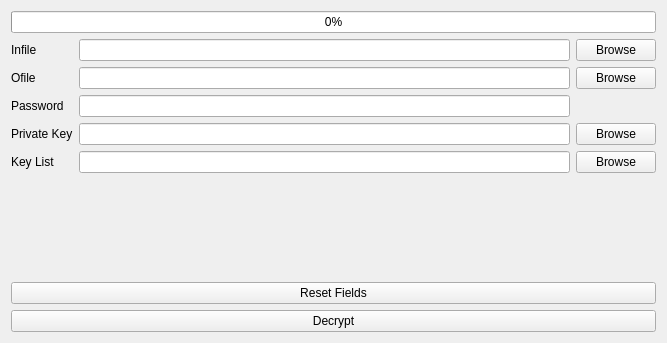
<?xml version="1.0" encoding="UTF-8"?>
<ui version="4.0">
 <class>decrypt</class>
 <widget class="QWidget" name="decrypt">
  <property name="geometry">
   <rect>
    <x>0</x>
    <y>0</y>
    <width>667</width>
    <height>343</height>
   </rect>
  </property>
  <property name="windowTitle">
   <string>Form</string>
  </property>
  <layout class="QGridLayout" name="gridLayout_2">
   <item row="4" column="0">
    <widget class="QPushButton" name="decrypt_file">
     <property name="text">
      <string>Decrypt</string>
     </property>
    </widget>
   </item>
   <item row="0" column="0">
    <widget class="QProgressBar" name="progressBar">
     <property name="value">
      <number>0</number>
     </property>
    </widget>
   </item>
   <item row="3" column="0">
    <widget class="QPushButton" name="reset">
     <property name="text">
      <string>Reset Fields</string>
     </property>
    </widget>
   </item>
   <item row="1" column="0">
    <layout class="QGridLayout" name="gridLayout">
     <item row="1" column="0">
      <widget class="QLabel" name="label_2">
       <property name="text">
        <string>Ofile</string>
       </property>
      </widget>
     </item>
     <item row="2" column="0">
      <widget class="QLabel" name="label_3">
       <property name="text">
        <string>Password</string>
       </property>
      </widget>
     </item>
     <item row="4" column="0">
      <widget class="QLabel" name="label_4">
       <property name="text">
        <string>Key List</string>
       </property>
      </widget>
     </item>
     <item row="0" column="1">
      <widget class="QLineEdit" name="ifile">
       <property name="dragEnabled">
        <bool>true</bool>
       </property>
       <property name="clearButtonEnabled">
        <bool>true</bool>
       </property>
      </widget>
     </item>
     <item row="3" column="1">
      <widget class="QLineEdit" name="private_key">
       <property name="dragEnabled">
        <bool>true</bool>
       </property>
       <property name="clearButtonEnabled">
        <bool>true</bool>
       </property>
      </widget>
     </item>
     <item row="4" column="1">
      <widget class="QLineEdit" name="key_list">
       <property name="dragEnabled">
        <bool>true</bool>
       </property>
       <property name="clearButtonEnabled">
        <bool>true</bool>
       </property>
      </widget>
     </item>
     <item row="1" column="1">
      <widget class="QLineEdit" name="ofile">
       <property name="dragEnabled">
        <bool>true</bool>
       </property>
       <property name="clearButtonEnabled">
        <bool>true</bool>
       </property>
      </widget>
     </item>
     <item row="3" column="0">
      <widget class="QLabel" name="label_5">
       <property name="text">
        <string>Private Key</string>
       </property>
      </widget>
     </item>
     <item row="4" column="2">
      <widget class="QPushButton" name="browse_key_list">
       <property name="text">
        <string>Browse</string>
       </property>
      </widget>
     </item>
     <item row="1" column="2">
      <widget class="QPushButton" name="browse_ofile">
       <property name="text">
        <string>Browse</string>
       </property>
      </widget>
     </item>
     <item row="0" column="2">
      <widget class="QPushButton" name="browse_ifile">
       <property name="text">
        <string>Browse</string>
       </property>
      </widget>
     </item>
     <item row="0" column="0">
      <widget class="QLabel" name="label">
       <property name="text">
        <string>Infile</string>
       </property>
      </widget>
     </item>
     <item row="3" column="2">
      <widget class="QPushButton" name="browse_private_Key">
       <property name="text">
        <string>Browse</string>
       </property>
      </widget>
     </item>
     <item row="2" column="1">
      <widget class="QLineEdit" name="password">
       <property name="echoMode">
        <enum>QLineEdit::PasswordEchoOnEdit</enum>
       </property>
       <property name="dragEnabled">
        <bool>true</bool>
       </property>
       <property name="clearButtonEnabled">
        <bool>true</bool>
       </property>
      </widget>
     </item>
    </layout>
   </item>
   <item row="2" column="0">
    <spacer name="verticalSpacer">
     <property name="orientation">
      <enum>Qt::Vertical</enum>
     </property>
     <property name="sizeHint" stdset="0">
      <size>
       <width>20</width>
       <height>40</height>
      </size>
     </property>
    </spacer>
   </item>
  </layout>
 </widget>
 <tabstops>
  <tabstop>ifile</tabstop>
  <tabstop>ofile</tabstop>
  <tabstop>password</tabstop>
  <tabstop>private_key</tabstop>
  <tabstop>key_list</tabstop>
  <tabstop>reset</tabstop>
  <tabstop>decrypt_file</tabstop>
  <tabstop>browse_ifile</tabstop>
  <tabstop>browse_ofile</tabstop>
  <tabstop>browse_private_Key</tabstop>
  <tabstop>browse_key_list</tabstop>
 </tabstops>
 <resources/>
 <connections/>
</ui>
